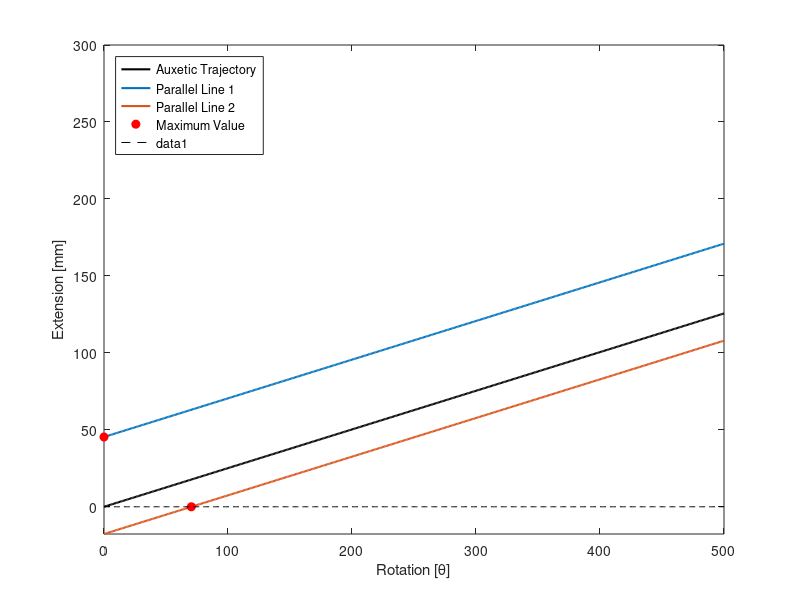

Here is the MATLAB script that generated this plot:
close all
clc

max_disp = 45.34; % in mm
max_theta = 70.42; % in degress

points = [0, max_disp; max_theta, 0]; % maximum extension and rotation

figure;

x = 0:500;

y = 0.2512 * x;

z = zeros(501, 1);

p2 = plot(x, y, 'k-', 'LineWidth', 1.5, 'DisplayName', 'Auxetic Trajectory');

% Defining parallel lines

y1 = 0.2512.*x + points(1, 2);
y2 = 0.2512.*(x - points(2, 1));

hold on
plot(x, y1, '-', 'LineWidth', 1.5, 'DisplayName', 'Parallel Line 1')
hold on
plot(x, y2, '-', 'LineWidth', 1.5, 'DisplayName', 'Parallel Line 2')
hold on
p1 = plot(points(:,1), points(:,2), 'ro', 'MarkerFaceColor', 'r', 'DisplayName', 'Maximum Value');
hold on
plot(x, z, 'k--', 'LineWidth', 0.1); % Zero line


legend('Location','Northwest')

xlabel('Rotation [\theta]')
ylabel('Extension [mm]')

xlim([min(x) max(x)]);
ylim([min(y2) 300]);

% figure size

x0 = 1000;
y0 = 650;
width = 750;
height = 500;
set(gcf, 'position', [x0, y0, width, height])
